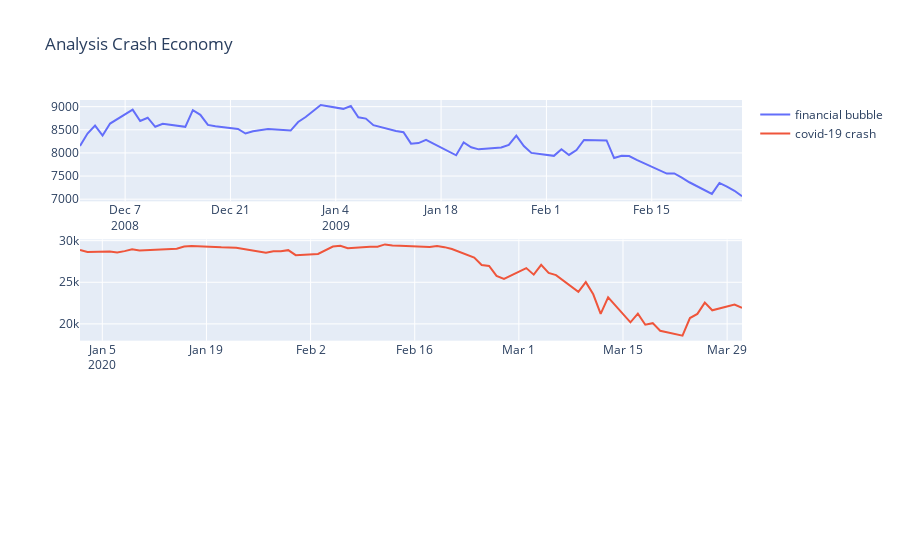

Write notebook code for a chart like this one.
### Code cell
fig = make_subplots(rows=3, cols=1)

# fig.add_trace(go.Scatter(x=df_stocktrend['Date'], y=df_stocktrend['Close']), row=1, col=1)
# fig.add_trace(go.Scatter(x=df_finance['Date'], y=df_finance['Close']), row=1, col=1)
fig.add_trace(go.Scatter(x=df_finance['Date'], y=df_finance['Close'],name='financial bubble'),row=1, col=1)
fig.add_trace(go.Scatter(x=df_covid['Date'], y=df_covid['Close'],name='covid-19 crash'), row=2, col=1)
# fig.update_xaxes(rangeslider_visible=True)
fig.update_layout(title_text="Analysis Crash Economy")
#fig.write_image("../output/Analysis_Crash_Economy.png")
fig.show()
